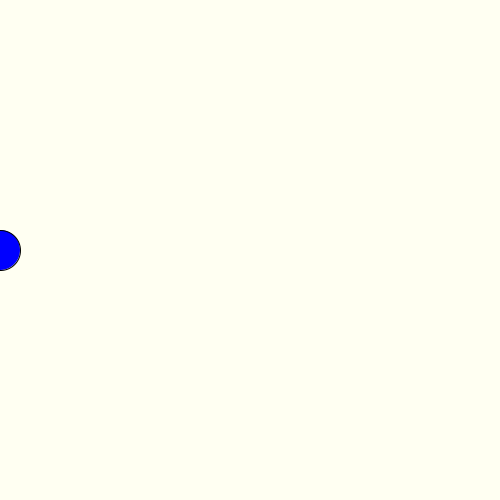
Frame 1 (no input)
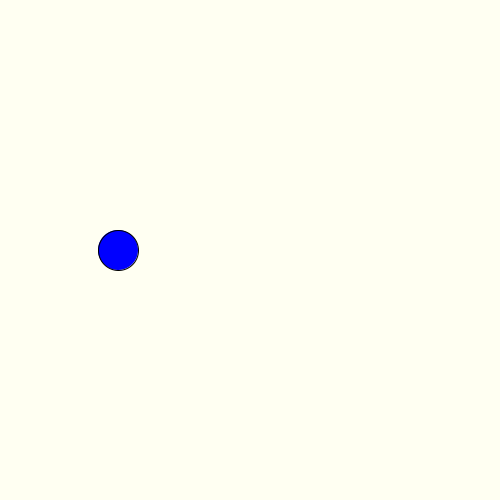
Frame 60 (the mouse pressed at the canvas centre just before this capture)
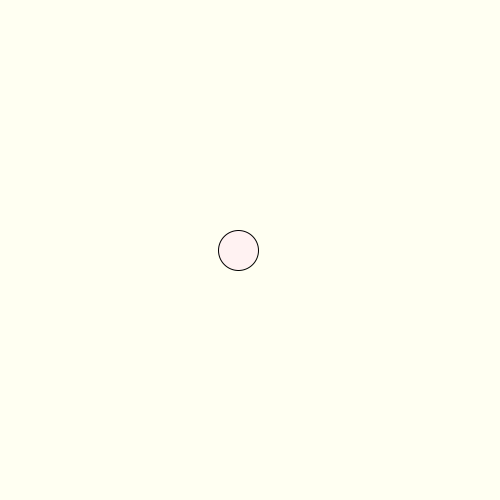
Frame 120 (the mouse held since frame 60 and released just before this capture)

The Processing sketch that drew these frames (run headless with seeded random() and noise(); from frame 60 on, the mouse is pressed at the canvas centre):

// Processing sketch: week17_13_stage_class_circle_state_lerp_animT_animation
// ── week17_13_stage_class_circle_state_lerp_animT_animation.pde
// week17_13_stage_class_circle_state_lerp_animT_animation
void setup(){
  size(500,500);
  c.y = 250;
}
Circle c = new Circle();
void draw(){
  background(#FFFFF2);
  c.draw();
  c.update();
}

class Circle {
  int state = 0; //0: normal blue, 1: animation white, 2: red
  int animT = 0;
  float x, y;
  void draw(){
    if(state==0) fill(0,0,255);
    if(state==1) fill( 255, lerp(255, 0, 1-animT/60.0), lerp(255, 0, 1-animT/60.0));
    if(state==2) fill(255,0,0);
    ellipse(x, y, 40, 40);
  }
  void update(){
    if( dist(mouseX, mouseY, x, y) < 20 ){
      if(mousePressed && state==0){
        state = 1;
        animT = 60; //要從很白,慢慢變紅, 花1秒
      }
    }
    x+=2;
    if(state==1){
      animT--;
      if(animT==0) state=2;
    }
    if(x>500){
      state=0;
      x = 0;
    }
  }
}
